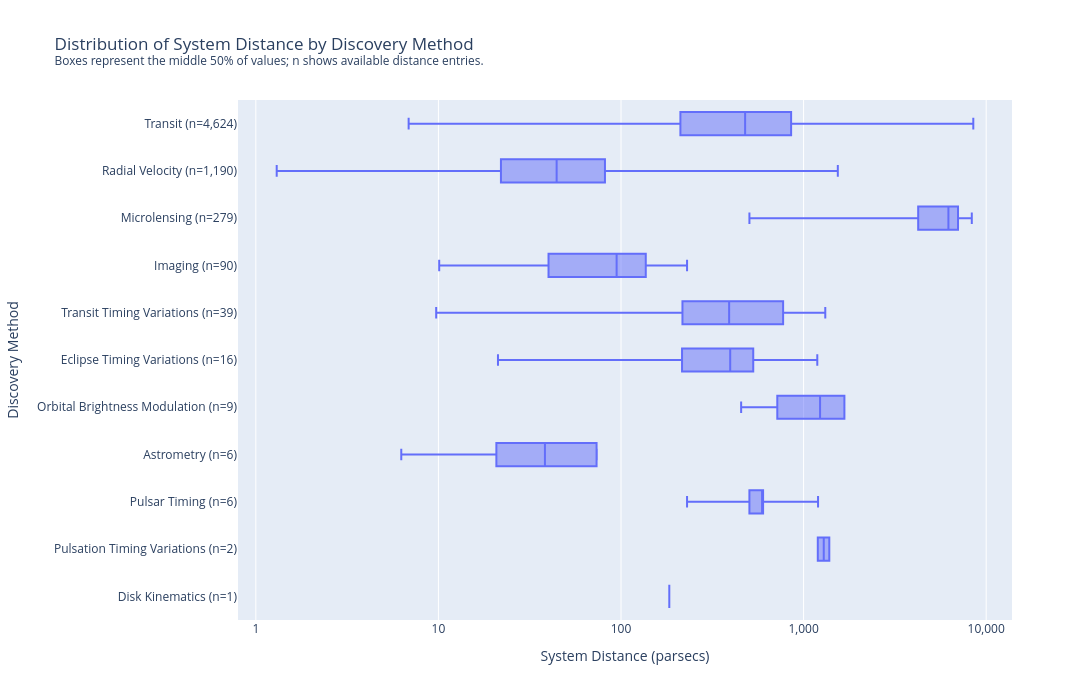

The notebook cell this image was saved under:
### Markdown cell above
**Plotting**

### Code cell
# Create figure
fig_distance = px.box(
    distance_data,
    x='sy_dist',
    y='method_label',

    category_orders={'method_label': distance_method_order},

    log_x=True,
    points=False,

    labels={
        'sy_dist': 'System Distance (parsecs)',
        'method_label': 'Discovery Method'
    },

    title=(
        'Distribution of System Distance by Discovery Method'
        '<br><sup>Boxes represent the middle 50% of values; '
        'n shows available distance entries.</sup>'
    )
)

fig_distance.update_layout(
    width=1400,
    height=700
)

fig_distance.update_xaxes(
    type='log',
    tickmode='array',
    tickvals=[1, 10, 100, 1000, 10000],
    ticktext=['1', '10', '100', '1,000', '10,000']
)

fig_distance.update_yaxes(
    automargin=True
)

fig_distance.show()

### Figure 1 — Plotly figure (JSON) as saved in the notebook; plotly's stock layout.template omitted (floating-point values rounded to 4 significant figures; data arrays with more than 128 entries replaced by an {"elided": "..."} marker saying what was removed)
{"data": [{"alignmentgroup": "True", "boxpoints": false, "hovertemplate": "System Distance (parsecs)=%{x}<br>Discovery Method=%{y}<extra></extra>", "legendgroup": "", "marker": {"color": "#636efa"}, "name": "", "notched": false, "offsetgroup": "", "orientation": "h", "showlegend": false, "type": "box", "x": {"elided": "6262 float values"}, "x0": " ", "xaxis": "x", "y": {"elided": "6262 str values"}, "y0": " ", "yaxis": "y"}], "layout": {"boxmode": "group", "height": 700, "legend": {"tracegroupgap": 0}, "title": {"text": "Distribution of System Distance by Discovery Method<br><sup>Boxes represent the middle 50% of values; n shows available distance entries.</sup>"}, "width": 1400, "xaxis": {"anchor": "y", "domain": [0, 1], "tickmode": "array", "ticktext": ["1", "10", "100", "1,000", "10,000"], "tickvals": [1, 10, 100, 1000, 10000], "title": {"text": "System Distance (parsecs)"}, "type": "log"}, "yaxis": {"anchor": "x", "automargin": true, "categoryarray": ["Disk Kinematics (n=1)", "Pulsation Timing Variations (n=2)", "Pulsar Timing (n=6)", "Astrometry (n=6)", "Orbital Brightness Modulation (n=9)", "Eclipse Timing Variations (n=16)", "Transit Timing Variations (n=39)", "Imaging (n=90)", "Microlensing (n=279)", "Radial Velocity (n=1,190)", "Transit (n=4,624)"], "categoryorder": "array", "domain": [0, 1], "title": {"text": "Discovery Method"}}}}
